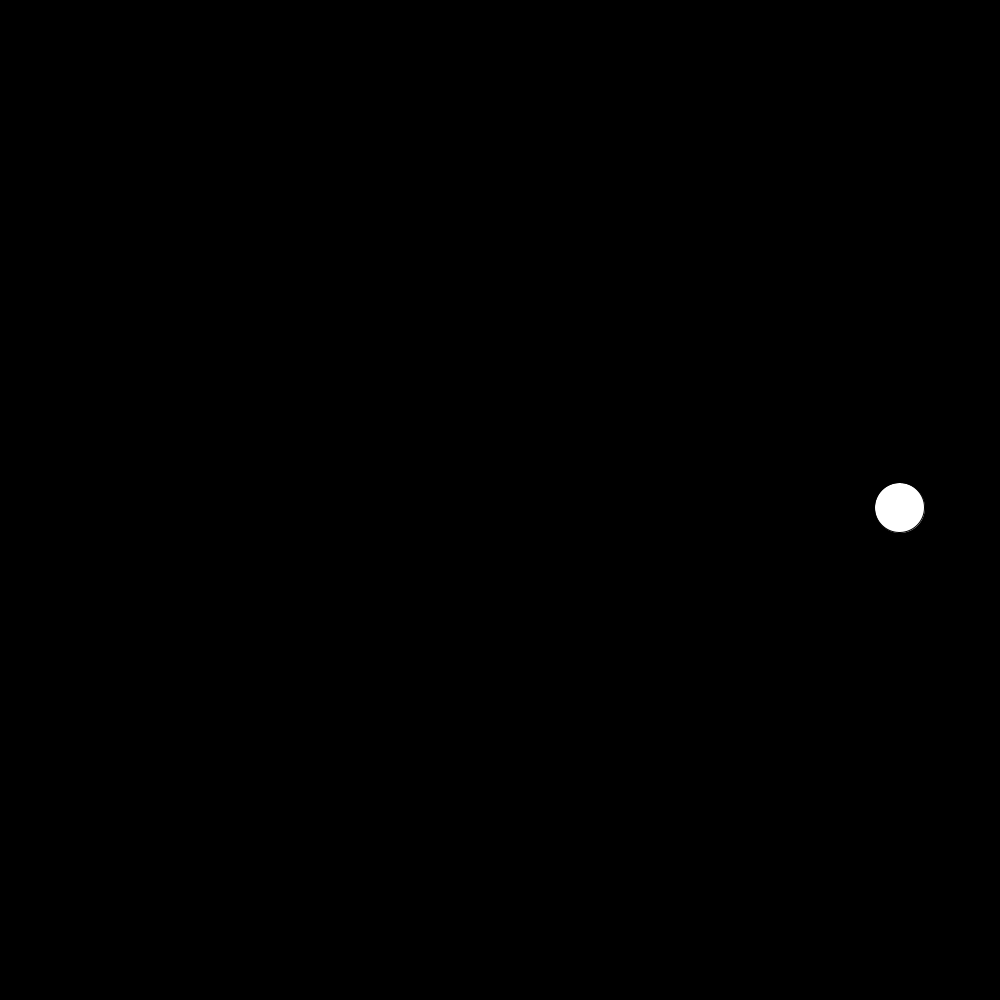
Frame 1 (no input)
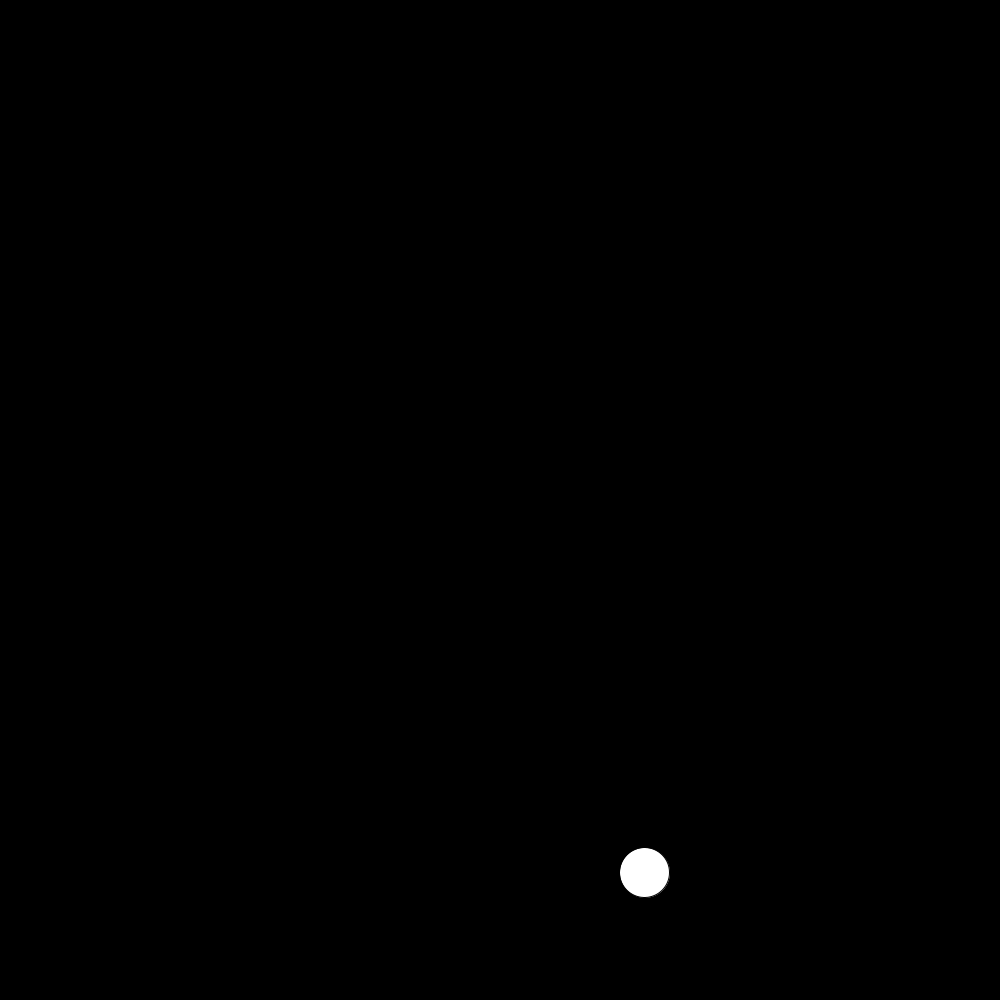
Frame 60 (the mouse pressed at the canvas centre just before this capture)
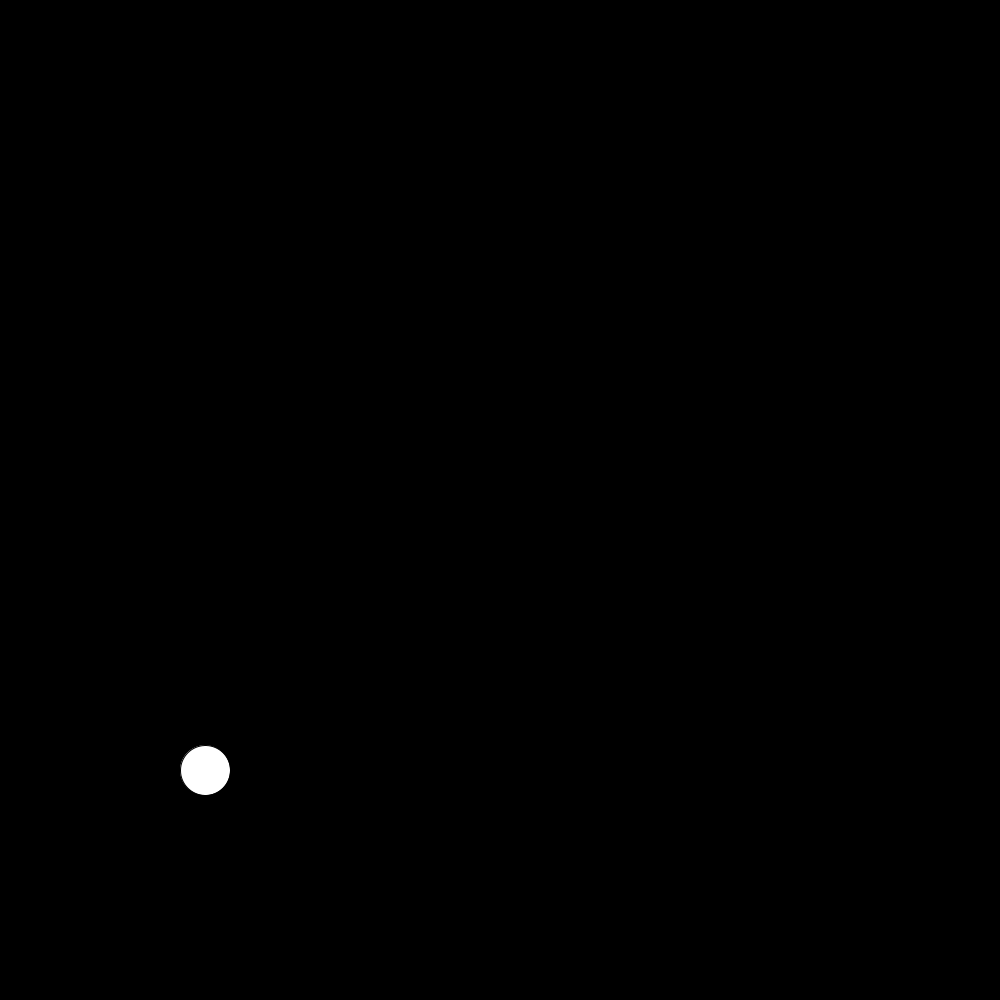
Frame 120 (the mouse held since frame 60 and released just before this capture)

The Processing sketch that drew these frames (run headless with seeded random() and noise(); from frame 60 on, the mouse is pressed at the canvas centre):

// Processing sketch: week12_pendulum
// ── week12_pendulum.pde
PVector pos;
float theta;
float orbit = 400;

void setup(){
  size(1000, 1000);
  pos = new PVector(width/2, height/2);
}

void draw(){
  background(0);
  theta = frameCount * .02;
  pos.x = width/2+cos(theta)*orbit;
  pos.y = height/2+sin(theta)*orbit;
  if(pos.y < 500){
    pos.y = 1000-pos.y;
  }
  ellipse(pos.x, pos.y, 50, 50);
}

//float gravity = 0.4f;

//class Pendulum {
//  PVector pivot;
//  float armLength;
//  float bobRad;

//  float angle;
//  float aVel;
//  float aAcc;

//  Pendulum() {
//    reset();
//  }

//  void update() {    
//    aAcc = (-gravity / armLength) * sin(angle);
//    aVel += aAcc;
//    angle += aVel; //moving speed

//    aVel *= 0.999f; // slow down
//  }

//  void reset() {
//    angle = PI/2;
//    pivot = new PVector(0, 0);
//    aVel = 0.01f;
//    armLength = height/2;
//    bobRad = 25;
//  }

//  void draw() {
//    float x = cos(angle) * armLength;
//    float y = sin(angle) * armLength;

//    stroke(0);
//    fill(255);
//    // Note, flipping x and y so the pendulum doesn't swing along the x-axis.
//    //line(pivot.x, pivot.y, y, x);
//    ellipse(y, x, bobRad*2, bobRad*2);
//    //ellipse(pivot.x, pivot.y, 6, 6);
//  }
//}

//Pendulum p;

//void setup() {
//  size(300, 200);
//  strokeWeight(2);
//  p = new Pendulum();
//}

//void draw() {
//  background(100);
//  pushMatrix();
//  translate(width/2, 0);
//  p.update();
//  p.draw();
//  popMatrix();
//}
